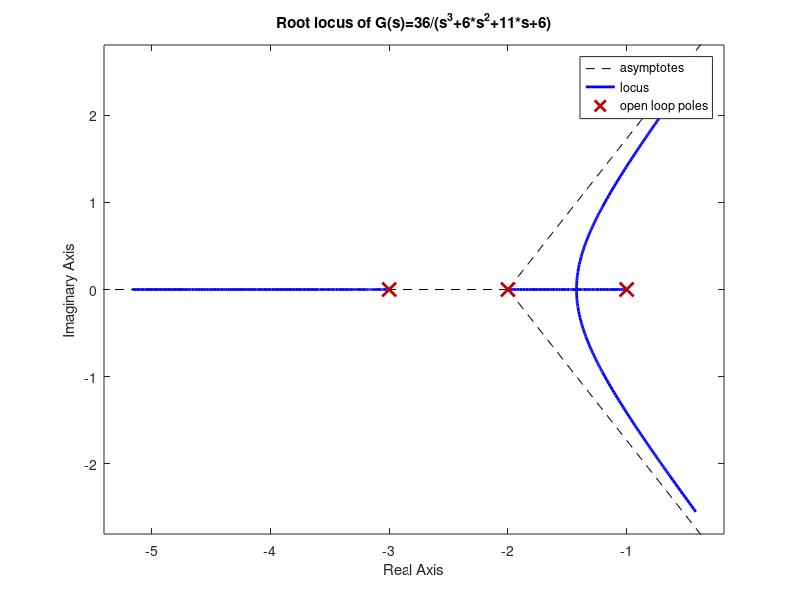
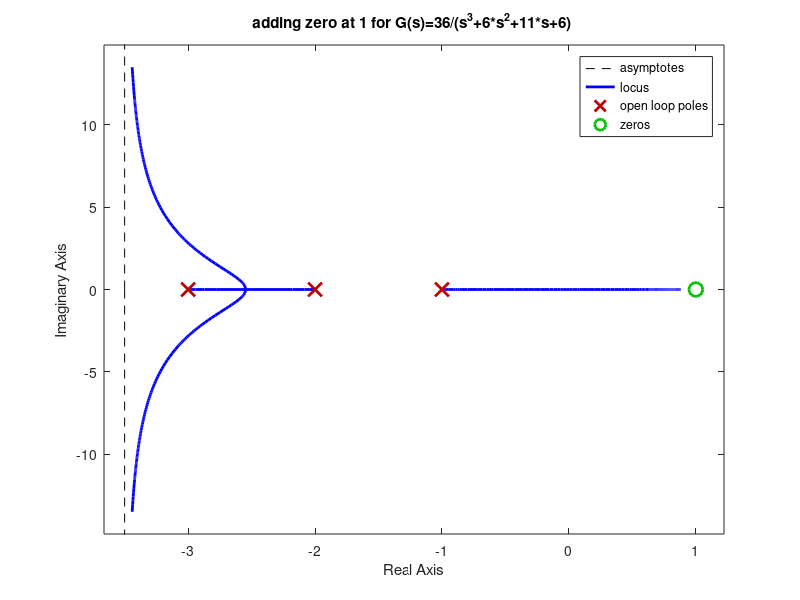
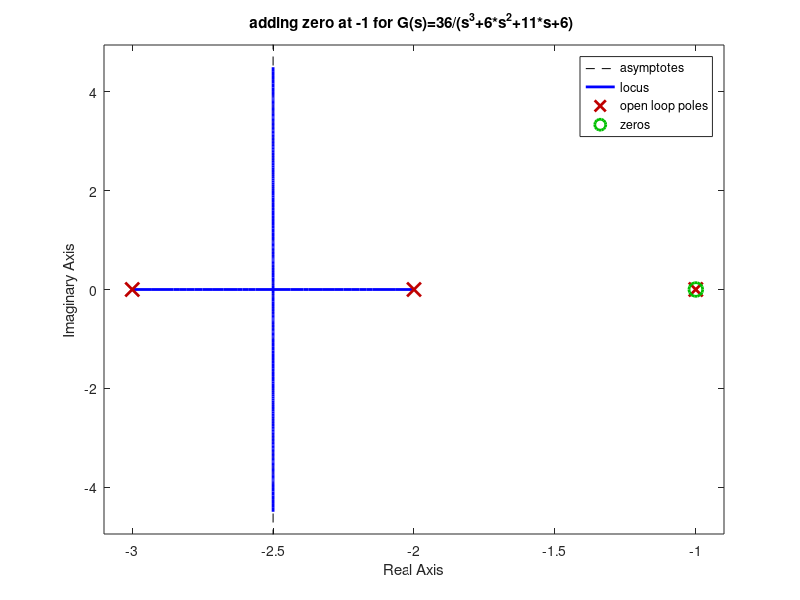
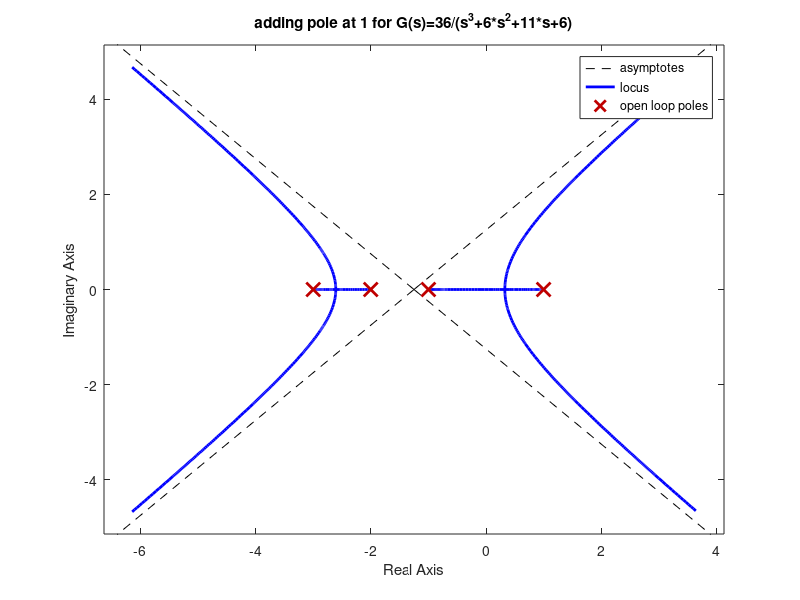

Reproduce these figures in MATLAB, in order.
%%a)Effect of Open loop Poles and Zeroes on Root Locus contour
s=tf('s');
G=36/(s^3+6*s^2+11*s+6);
zpk(G);
figure(1)
rlocus(G);
title('Root locus of G(s)=36/(s^3+6*s^2+11*s+6)')
grid
%%adding zero at 1
G1=zpk(1,[-1 -2 -3],36);
figure(2)
rlocus(G1);
title('adding zero at 1 for G(s)=36/(s^3+6*s^2+11*s+6) ')
grid
%%adding zero at -1
G2=zpk(-1,[-1 -2 -3],36);
figure(3)
rlocus(G2);
title ('adding zero at -1 for G(s)=36/(s^3+6*s^2+11*s+6) ')
grid
%%adding pole at 1
G3=zpk([],[-1 -2 -3 1],36);
figure(4)
rlocus(G3);
title('adding pole at 1 for G(s)=36/(s^3+6*s^2+11*s+6)')
grid
%%adding pole at -1
G4=zpk([],[-1 -2 -3 -1],36);
figure(5)
rlocus(G4);
title('adding pole at -1 for G(s)=36/(s^3+6*s^2+11*s+6)')
grid
